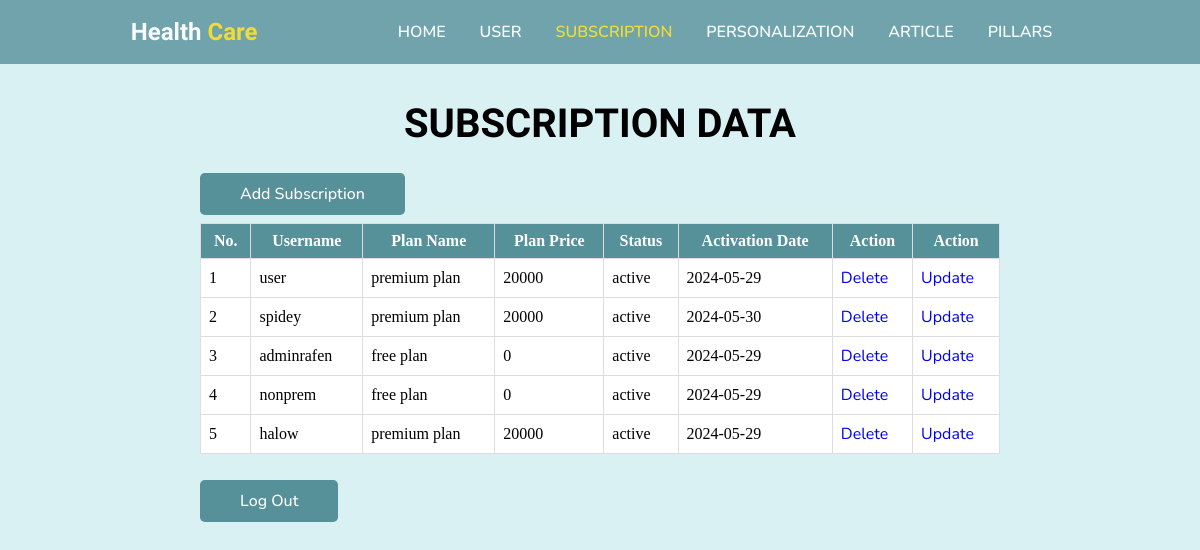
The page /admin/adminsubs.php on the database as committed earlier.
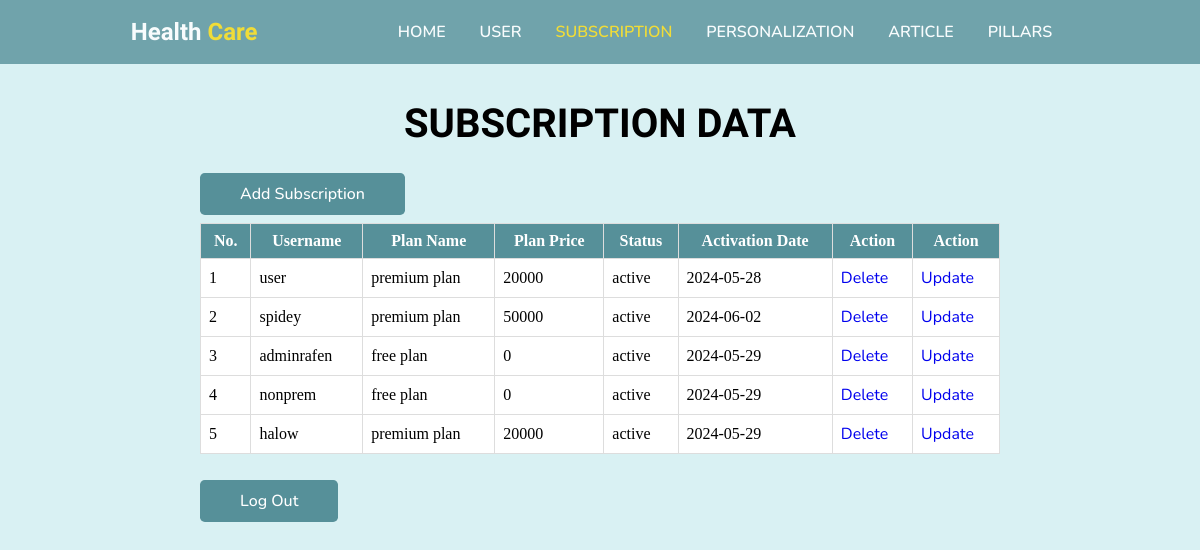
The same page on the database as committed later.
### tables this page shows
CREATE TABLE `subscription` (
  `id_subscription` int(11) NOT NULL,
  `id_user` int(11) NOT NULL,
  `plan_name` varchar(50) NOT NULL,
  `plan_price` varchar(225) NOT NULL,
  `status` varchar(11) NOT NULL,
  `activation_date` date NOT NULL
);

CREATE TABLE `user` (
  `id_user` int(11) NOT NULL,
  `name` varchar(225) NOT NULL,
  `username` varchar(255) NOT NULL,
  `email` varchar(225) NOT NULL,
  `password` varchar(20) NOT NULL,
  `level` varchar(5) NOT NULL
);

### admin/adminsubs.php (the view, shortened to what this page needs)
<!DOCTYPE html>
<html lang="en">
<head>
    <link rel="stylesheet" href="style_main.css">
</head>
<body>
    <header>
        <div class="logo">
            <h2>Health <span>Care</span></h2>
        </div>
        <ul class="navbar">
            <li><a href="index.php" class="btn-nav">Home</a></li>
            <li><a href="adminuser.php" class="btn-nav">User</a></li>
            <li><a href="adminsubs.php" class="btn-active">Subscription</a></li>
            <li><a href="adminperson.php" class="btn-nav">Personalization</a></li>
            <li><a href="adminarticle.php" class="btn-nav">Article</a></li>
            <li><a href="adminpillars.php" class="btn-nav">Pillars</a></li>
        </ul>
    </header>
    <section class="user">
        <h1 class="heading">Subscription Data</h1>
        <br>
        <br>
        <a href="adminsubsadd.php" class="btn">Add Subscription</a>
        <br>
        <br>
        <table border="1" class="table">
            <tr>
                <th>No.</th>
                <th>Username</th>
                <th>Plan Name</th>
                <th>Plan Price</th>
                <th>Status</th>
                <th>Activation Date</th>
                <th>Action</th>
                <th>Action</th>
            </tr>
            <?php
            include '../connect.php';
            $query_mysql = mysqli_query($mysqli, "SELECT subscription.*, user.username
            FROM subscription
            JOIN user ON subscription.id_user = user.id_user") or die(mysqli_error($mysqli));
            $nomor = 1;
            while ($data = mysqli_fetch_array($query_mysql)) {
                ?>
                <tr>
                    <td><?php echo $nomor++; ?></td>
                    <td><?php echo $data['username']; ?></td>
                    <td><?php echo $data['plan_name']; ?></td>
                    <td><?php echo $data['plan_price']; ?></td>
                    <td><?php echo $data['status']; ?></td>
                    <td><?php echo $data['activation_date']; ?></td>
                    <td><a href="adminsubsdelete.php?id=<?php echo $data['id_subscription']; ?>"
                            class="btn-hapus">Delete</a> </td>
                    <td><a href="adminsubsupdate.php?id=<?php echo $data['id_subscription']; ?>"
                            class="btn-update">Update</a> </td>
                </tr>
            <?php } ?>
        </table>
        <br>
        <br>
        <a href="../loginpage.php" class="btn">Log Out</a>
    </section>
</body>
</html>

Rows that differ between the two databases and show on the page:
changed subscription "user": activation_date "2024-05-29" → "2024-05-28"
changed subscription "spidey": plan_price "20000" → "50000"; activation_date "2024-05-30" → "2024-06-02"
